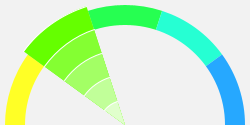
Frame 1 (no input)
Frame 60 (the mouse pressed at the canvas centre just before this capture): identical to frame 1, image omitted
Frame 120 (the mouse held since frame 60 and released just before this capture): identical to frame 1, image omitted

The Processing sketch that drew this single still picture (run headless with seeded random() and noise(); from frame 60 on, the mouse is pressed at the canvas centre):

// Processing sketch: processing_8612
// ── processing_8612.pde

// This is a Cool Color Scheme Arc
//set start fill() color as yellow : Hue = PI/3;
float startFill;
// set start drawing arc from angle PI
float startAngle;
// set how many arcs are drawn
int step;
float stepLength;

float centerX;
float centerY;

float pSize;
float pAngle;
float pFill;
float bValue;

void setup(){
  size(250, 125);
  colorMode(HSB, 2*PI, 100, 100);
  smooth();
}

void draw(){
  background(0,0,95);
  ellipseMode(CENTER);
  noStroke();
  
  //change the step value to increse or decrease precision of the sliders
  step = 5;
  
  //parameters for Arc slider
  centerX = width/2;
  centerY = height;
  startFill = PI/3;
  startAngle = PI;
  stepLength = PI/step;
  
  //parameters for Cone slider
  pSize = width;
  bValue = 100;
  //define from which angle the Cone is drawn
  pAngle = startAngle + stepLength;
  pFill = startFill + stepLength;
  
  // draw arcs
  for(int i=0; i<step; i++){
    fill(startFill, 85, 100);
    arc(centerX, centerY, width-10, width-10, startAngle, startAngle+stepLength);
    startFill = startFill + stepLength;
    startAngle = startAngle + stepLength;
  }
 
 // draw center circle that blocks the center of the arcs
  fill(0,0,95);
  ellipse(centerX, centerY, 200, 200);
  
  //Brightness pointer that follows mouse cursor, 
  //in this demonstration there's no mouse interaction, demo only
 for(int i=0; i<step; i++){
    fill(pFill, bValue, 100);
    stroke(0,0,100);
    arc(centerX, centerY, pSize, pSize, pAngle, pAngle+stepLength);
    bValue = bValue -100/step;
    pSize = pSize - width/step;
  }
  
 //Further develoment requests mouse interaction to let the Cone slider rotate
 //corresponding to the cursor location 
  
}
